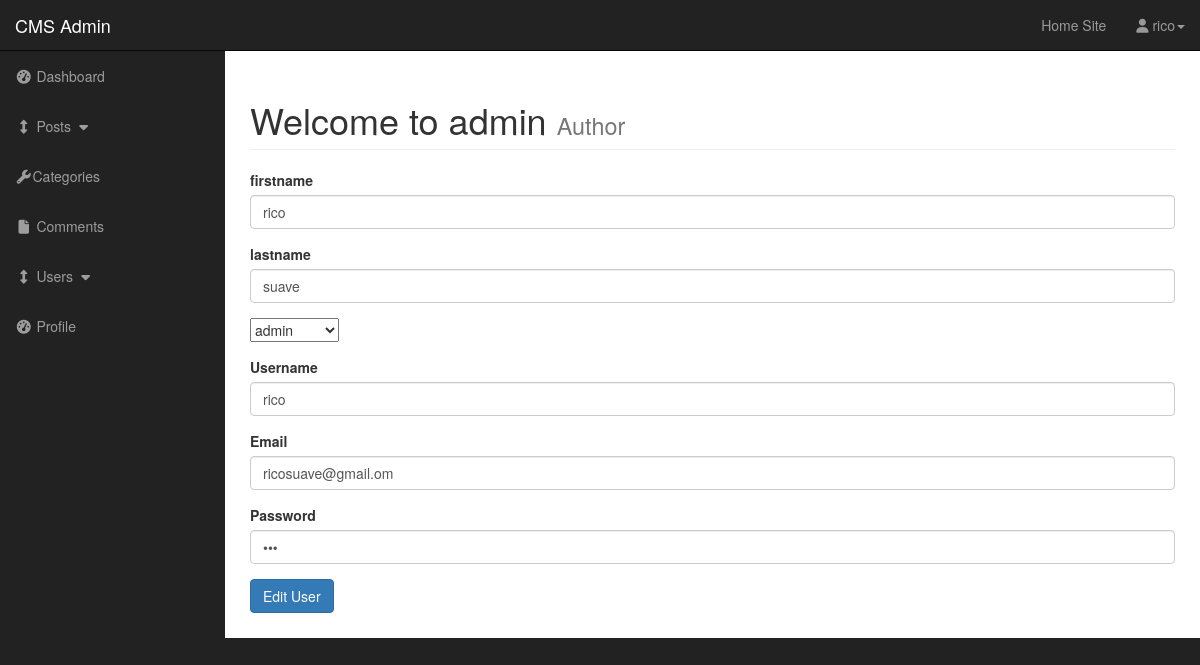
/cms/admin/users.php?source=edit_user&edit_user=1 (signed in), run on the app's committed database.
### tables this page shows
CREATE TABLE `users` (
  `user_id` int(3) NOT NULL,
  `username` varchar(255) NOT NULL,
  `user_password` varchar(255) NOT NULL,
  `user_firstname` varchar(255) NOT NULL,
  `user_lastname` varchar(255) NOT NULL,
  `user_email` varchar(255) NOT NULL,
  `user_image` text NOT NULL,
  `user_role` varchar(255) NOT NULL,
  `randSalt` varchar(255) NOT NULL DEFAULT '$2y$10$iusesomecrazystring22'
);

### cms/admin/includes/edit_user.php (the view, shortened to what this page needs)
<?php
if (isset($_GET['edit_user'])) {
	$the_user_id=$_GET['edit_user'];
	 $query=  "SELECT * FROM users WHERE user_id='{$the_user_id}'";
$select_user_query=mysqli_query($connection,$query);
 while ($row=mysqli_fetch_assoc($select_user_query)) {
$username=$row['username'];
$user_password=$row['user_password'];
$user_firstname=$row['user_firstname'];
$user_lastname=$row['user_lastname'];
$user_email=$row['user_email'];
$user_role=$row['user_role'];
}
}
?>
<form action="" method="post" enctype="multipart/form-data">
<div class="form-group">
	<label for="title">firstname</label>
    <input type="text" value="<?php echo $user_firstname;?>" class="form-control" name="user_firstname">
</div>
<div class="form-group">
	<label for="post_category">lastname</label>
    <input type="text" value="<?php echo $user_lastname;?>" class="form-control" name="user_lastname">
</div>
<div class="form-group">
<select name="user_role" id="">
<option value="<?php echo $user_role; ?>"><?php echo $user_role; ?></option>
</select>
</div>
<div class="form-group">
	<label for="post_tags">Username</label>
    <input type="text" value="<?php echo $username;?>" class="form-control" name="username">
</div>
<div class="form-group">
	<label for="post_content">Email</label>
    <input type="email" value="<?php echo $user_email;?>" class="form-control" name="user_email">
</div>
<div class="form-group">
	<label for="post_content">Password</label>
    <input type="Password" value="<?php echo $user_password;?>" class="form-control" name="user_password">
</div>
<div class="form-group">
	<input class="btn btn-primary" type="submit" name="edit_user" value="Edit User">
</div>
</form>

### cms/admin/css/sb-admin.css (style rules this page uses)
body { margin-top: 100px; background-color: #222; }
@media (min-width:768px) { body { margin-top: 50px; } }

### data on the page
users: user_firstname "rico", user_lastname "suave", user_role "admin", username "rico", user_email "ricosuave@gmail.om"

### other printed values
$_SESSION['username'] "rico"
